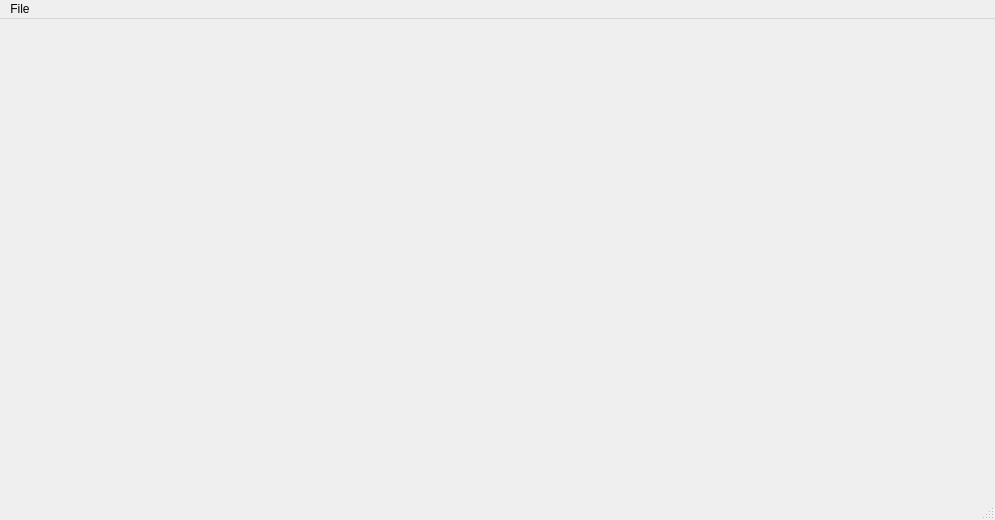
<?xml version="1.0" encoding="UTF-8"?>
<ui version="4.0">
 <class>Paint</class>
 <widget class="QMainWindow" name="Paint">
  <property name="geometry">
   <rect>
    <x>0</x>
    <y>0</y>
    <width>995</width>
    <height>520</height>
   </rect>
  </property>
  <property name="windowTitle">
   <string>Paint</string>
  </property>
  <widget class="QWidget" name="centralwidget"/>
  <widget class="QMenuBar" name="menubar">
   <property name="geometry">
    <rect>
     <x>0</x>
     <y>0</y>
     <width>995</width>
     <height>26</height>
    </rect>
   </property>
   <widget class="QMenu" name="menuFile">
    <property name="title">
     <string>File</string>
    </property>
    <addaction name="actionNew_2"/>
    <addaction name="separator"/>
    <addaction name="actionOpen"/>
    <addaction name="actionSave_as_2"/>
    <addaction name="actionAbout_Paint"/>
    <addaction name="actionExit"/>
   </widget>
   <addaction name="menuFile"/>
  </widget>
  <widget class="QStatusBar" name="statusbar"/>
  <action name="actionSave_as">
   <property name="text">
    <string>Save as</string>
   </property>
  </action>
  <action name="actionSave_as_2">
   <property name="checkable">
    <bool>false</bool>
   </property>
   <property name="text">
    <string>Save as</string>
   </property>
  </action>
  <action name="actionTransform">
   <property name="text">
    <string>Transform</string>
   </property>
  </action>
  <action name="actionPensile">
   <property name="text">
    <string>Pensile</string>
   </property>
  </action>
  <action name="actionAdd_Shape">
   <property name="text">
    <string>Add Shape</string>
   </property>
  </action>
  <action name="actionColors">
   <property name="text">
    <string>Colors</string>
   </property>
  </action>
  <action name="actionPen_Size">
   <property name="text">
    <string>Pen Size</string>
   </property>
  </action>
  <action name="actionExit">
   <property name="text">
    <string>Exit</string>
   </property>
  </action>
  <action name="actionAbout_Paint">
   <property name="text">
    <string>About Paint</string>
   </property>
  </action>
  <action name="actionNew">
   <property name="text">
    <string>New</string>
   </property>
  </action>
  <action name="actionNew_2">
   <property name="text">
    <string>New</string>
   </property>
  </action>
  <action name="actionOpen">
   <property name="text">
    <string>Open</string>
   </property>
  </action>
 </widget>
 <resources/>
 <connections/>
</ui>
